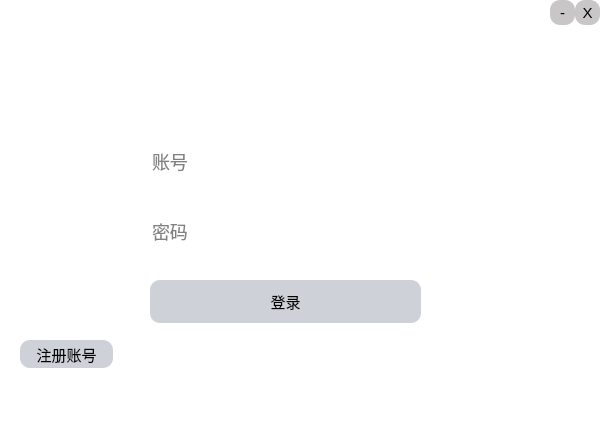
<?xml version="1.0" encoding="UTF-8"?>
<ui version="4.0">
 <class>LoginPage</class>
 <widget class="QWidget" name="LoginPage">
  <property name="geometry">
   <rect>
    <x>0</x>
    <y>0</y>
    <width>600</width>
    <height>421</height>
   </rect>
  </property>
  <property name="windowTitle">
   <string>LoginPage</string>
  </property>
  <property name="styleSheet">
   <string notr="true">*{
background:rgb(255, 255, 255);
font-size:15px;
font-style:MingLiU-ExtB;
}
QFrame{
border:sold 10px rgba(0,0,0);
border-image:url(:/Picture/login2.PNG);
}
QLineEdit{
color:rgb(3, 3, 3);
background-color:rgb(255, 255, 255);
font-size:18px;
border-style:outset;
border-radius:10px;
font-style:MingLiU-ExtB;
}
QPushButton{
background:#ced1d8;
border-style:outset;
border-radius:10px;
font-style:MingLiU-ExtB;
}
QPushButton:pressed{
background-color:rgb(103, 130, 112);
border-style:inset;
font-style:MingLiU-ExtB;
}
QCheckBox{
background:rgba(85,170,255,0);
color:white;
font-style:MingLiU-ExtB;
}
QLabel{
color:white;
font-style:MingLiU-ExtB;
font-size:14px;
}
QToolButton{
background:rgb(200, 198, 198);
border-style:outset;
border-radius:10px;
font-style:MingLiU-ExtB;
color:black;
}</string>
  </property>
  <widget class="QFrame" name="frame">
   <property name="geometry">
    <rect>
     <x>0</x>
     <y>0</y>
     <width>600</width>
     <height>421</height>
    </rect>
   </property>
   <property name="frameShape">
    <enum>QFrame::StyledPanel</enum>
   </property>
   <property name="frameShadow">
    <enum>QFrame::Raised</enum>
   </property>
   <widget class="QLineEdit" name="Account">
    <property name="geometry">
     <rect>
      <x>150</x>
      <y>140</y>
      <width>271</width>
      <height>43</height>
     </rect>
    </property>
    <property name="placeholderText">
     <string>账号</string>
    </property>
   </widget>
   <widget class="QLineEdit" name="Password">
    <property name="geometry">
     <rect>
      <x>150</x>
      <y>210</y>
      <width>271</width>
      <height>43</height>
     </rect>
    </property>
    <property name="echoMode">
     <enum>QLineEdit::Password</enum>
    </property>
    <property name="placeholderText">
     <string>密码</string>
    </property>
   </widget>
   <widget class="QPushButton" name="Login">
    <property name="geometry">
     <rect>
      <x>150</x>
      <y>280</y>
      <width>271</width>
      <height>43</height>
     </rect>
    </property>
    <property name="text">
     <string>登录</string>
    </property>
    <property name="iconSize">
     <size>
      <width>30</width>
      <height>30</height>
     </size>
    </property>
    <property name="shortcut">
     <string>Return</string>
    </property>
   </widget>
   <widget class="QToolButton" name="Close">
    <property name="geometry">
     <rect>
      <x>575</x>
      <y>0</y>
      <width>25</width>
      <height>25</height>
     </rect>
    </property>
    <property name="text">
     <string>X</string>
    </property>
   </widget>
   <widget class="QPushButton" name="Enroll">
    <property name="geometry">
     <rect>
      <x>20</x>
      <y>340</y>
      <width>93</width>
      <height>28</height>
     </rect>
    </property>
    <property name="text">
     <string>注册账号</string>
    </property>
   </widget>
   <widget class="QToolButton" name="Shrink">
    <property name="geometry">
     <rect>
      <x>550</x>
      <y>0</y>
      <width>25</width>
      <height>25</height>
     </rect>
    </property>
    <property name="text">
     <string>-</string>
    </property>
   </widget>
  </widget>
 </widget>
 <layoutdefault spacing="6" margin="11"/>
 <resources/>
 <connections/>
</ui>
